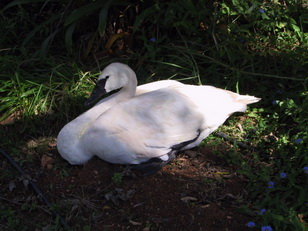
#> input picture ex1/quantization_examples/rgb_orig.png, 308 x 231 px, found by its file name
$ python Oris.py   (older library calls are emulated)
#> lines starting #> are read from the running program, lines starting #| are printed output that depends on the picture
# <editor-fold desc="Imports">

import numpy as np
import matplotlib.pyplot as plt
from scipy.misc import imread as imread
from skimage.color import rgb2gray as rgb2gray

# </editor-fold>

# <editor-fold desc="Constants">

GRAYSCALE = 1
RGB = 2

RGB2YIQ_MAT = np.array([
    [0.299, 0.587, 0.114],
    [0.596, -0.275, -0.321],
    [0.212, -0.523, 0.311]
])

YIQ2RGB_MAT = np.linalg.inv(RGB2YIQ_MAT)


# </editor-fold>

# Done
# <editor-fold desc="3.1 : Read Image">
def read_image(filename: str, representation: int) -> np.ndarray:
    """
    read a file in a given path and given representation.
    :param filename: path.
    :type filename: str
    :param representation: Grayscale (1), or RGB (2)
    :type representation: int
    :return: the image which was read.
    """
#> called with representation = 2
    if representation == GRAYSCALE:
        return rgb2gray(imread(filename))
    elif representation == RGB:
        return (imread(filename) / 255).astype(np.float64)


# </editor-fold>

# Done
# <editor-fold desc="3.2 : Show Image">
# [117 lines left out: functions imdisplayImage, imdisplay, convert, rgb2yiq, yiq2rgb, histogram_equalize and 2 more, not called in this run]


# </editor-fold>

# Done
# <editor-fold desc="3.5 : Quantize">
def quantize(im_orig: np.ndarray, n_quant: int, n_iter: int) -> (np.ndarray, list):
    """
    perform optimized quantize on given image with given quants number and iter number.
    :param im_orig: the image to be quantize.
    :type im_orig: np.ndarray
    :param n_quant: the amount of quants.
    :type n_quant: int
    :param n_iter: the max iter count.
    :type n_iter: int
    :return: the quantize image.
    """
    if im_orig.ndim == 2:
        return quantize_grayscale(im_orig, n_quant, n_iter)
    else:
        return quantize_rgb(im_orig, n_quant, n_iter)


# [95 lines left out: functions quantize_grayscale, init_z, update_z, update_q, calc_error, not called in this run]


# </editor-fold>

# Done
# <editor-fold desc="Bonus">

def quantize_rgb(im_orig: np.ndarray, n_quant: int, n_iter: int) -> (np.ndarray, list):
    """
    perform K means algorithm on given grayscale image with given quants number and iter number.
    :param im_orig: the image to be quantize.
    :type im_orig: np.ndarray
    :param n_quant: the amount of quants.
    :type n_quant: int
    :param n_iter: the max iter count.
    :type n_iter: int
    :return: the quantize image , error.
    """
#> called with n_quant = 10, n_iter = 100
    from scipy.cluster import vq  # local import so won't affect other solutions.
    reshaped_im = im_orig.reshape(im_orig.shape[0] * im_orig.shape[1], 3)
    error = []
    centroids, label = vq.kmeans2(reshaped_im, k=n_quant, iter=1)
#> centroids = [[0.615, 0.602, 0.634], [0.925, 0.894, 0.905], [0.474, 0.482, 0.479], [0.28, 0.286, 0.373], [0.369, 0.377, 0.438], [0.304, 0.331, 0.227], [0.247, 0.252, 0.15], [0.39, 0.416, 0.274], [0.772, 0.733, 0.764], [0.0877, 0.091, 0.0742]]
    former_centroids = np.ndarray(centroids.shape)
    error.append(calc_error_rgb(im_orig, centroids, label))
    for i in range(n_iter - 1):
        if np.array_equal(centroids, former_centroids):
            break
        former_centroids = centroids.copy()
        centroids, label = vq.kmeans2(data=reshaped_im, k=former_centroids, iter=1, minit="matrix")
        error.append(calc_error_rgb(im_orig, centroids, label))
    reshaped_im = centroids[label]
    im_quant = reshaped_im.reshape(im_orig.shape[0], im_orig.shape[1], 3)
    return im_quant, error


def calc_error_rgb(im_orig: np.ndarray, centroids: np.ndarray, label: np.ndarray) -> np.float64:
    """
    calc L2 loss on RGB image.
    :param im_orig: the src image.
    :param centroids: the centroids of the K means
    :param label:  the label of the K means.
    :return: the error value.
    """
    reshaped_im = centroids[label]
    im_quant = reshaped_im.reshape(im_orig.shape[0], im_orig.shape[1], 3)
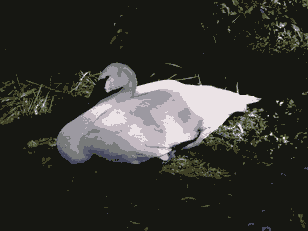
#> im_quant: shape (231, 308, 3) float64; mean of channels 0, 1, 2 0.206, 0.206, 0.19; drawn as R, G, B
    diff = np.sqrt(np.sum(np.square(im_quant - im_orig), axis=2))  # sqrt of sum of squared diff rgb diff.
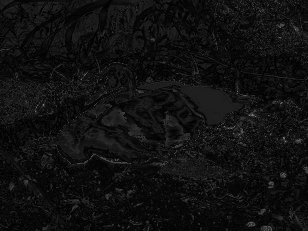
#> diff: shape (231, 308) float64; min 0.00102, max 0.481, mean 0.0659
    total = np.sum(np.sum(diff, axis=0))  # sum each axis due to 2D matrix
#> total = 4690.2
    return total.astype(np.float64)

# </editor-fold>

if __name__ == '__main__':
    quantize(read_image('F:\My Documents\Google Drive\תואר ראשון מדמח\שנה ג\עיבוד '
                        'תמונה\exs\ex1\quantization_examples\\rgb_orig.png',2),10,100)
#> the loop in quantize_rgb, `for i in range(n_iter - 1):` made 62 passes
#> total in calc_error_rgb on passes 1 to 12: 4164.6, 3946.3, 3802.1, 3699.2, 3624, 3563.1, 3515.4, 3475.1, 3437.4, 3408.7, 3382.3, 3361.1
#> pass 1, in calc_error_rgb (call 2), `im_quant = reshaped_im.reshape(im_orig.shape[0], im_orig.shape[1], 3)`:
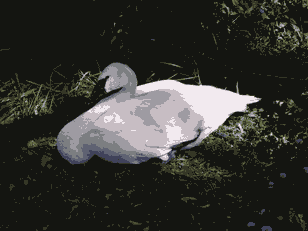
#> im_quant: shape (231, 308, 3) float64; mean of channels 0, 1, 2 0.206, 0.206, 0.19; drawn as R, G, B
#> pass 1, in calc_error_rgb (call 2), `diff = np.sqrt(np.sum(np.square(im_quant - im_orig), axis=2))`:
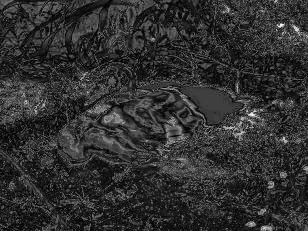
#> diff: shape (231, 308) float64; min 0.00259, max 0.295, mean 0.0585; drawn with min black and max white
#> pass 2, in calc_error_rgb (call 3), `im_quant = reshaped_im.reshape(im_orig.shape[0], im_orig.shape[1], 3)`:
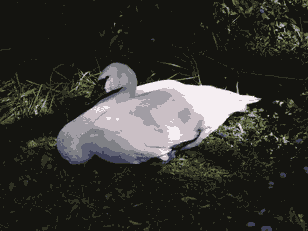
#> im_quant: shape (231, 308, 3) float64; mean of channels 0, 1, 2 0.206, 0.206, 0.19; drawn as R, G, B
#> pass 2, in calc_error_rgb (call 3), `diff = np.sqrt(np.sum(np.square(im_quant - im_orig), axis=2))`:
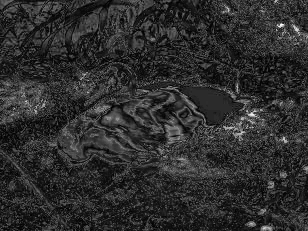
#> diff: shape (231, 308) float64; min 0.00193, max 0.298, mean 0.0555; drawn with min black and max white
#> after the loop in quantize_rgb, `for i in range(n_iter - 1):`: error = 62 values, max 4690.2 at index 0, min 3073.1 at index 60, mean 3246.4
#> in quantize_rgb, `im_quant = reshaped_im.reshape(im_orig.shape[0], im_orig.shape[1], 3)`:
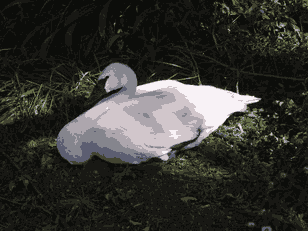
#> im_quant: shape (231, 308, 3) float64; mean of channels 0, 1, 2 0.206, 0.206, 0.19; drawn as R, G, B
    # quantize(read_image('F:\My Documents\Google Drive\תואר ראשון מדמח\שנה ג\עיבוד תמונה\exs\ex1\quantization_examples\gray_orig.png',2),10,16)
    # quantize(read_image('F:\My Documents\Google Drive\תואר ראשון מדמח\שנה ג\עיבוד '
    #                     'תמונה\exs\ex1\quantization_examples\\rgb_orig.png', 2), 10, 100)
    # plt.show()
